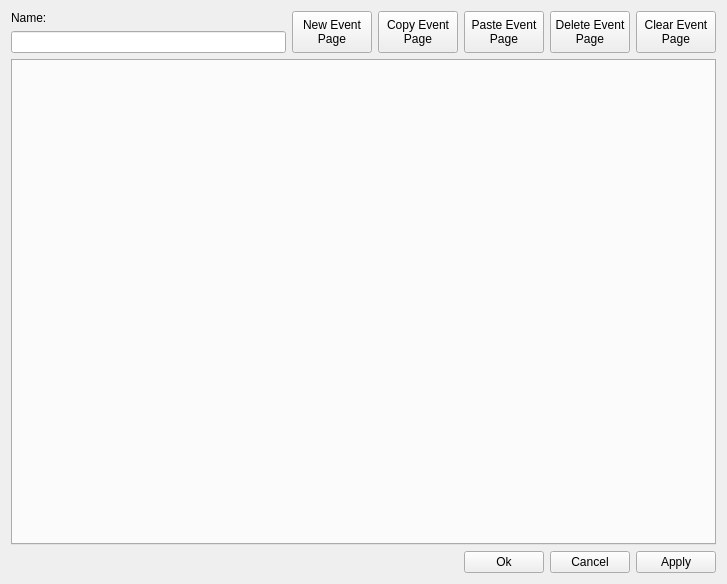
<?xml version="1.0" encoding="UTF-8"?>
<ui version="4.0">
 <class>EventDialog</class>
 <widget class="QWidget" name="EventDialog">
  <property name="windowModality">
   <enum>Qt::ApplicationModal</enum>
  </property>
  <property name="geometry">
   <rect>
    <x>0</x>
    <y>0</y>
    <width>727</width>
    <height>584</height>
   </rect>
  </property>
  <property name="windowTitle">
   <string>YaRXP - Event</string>
  </property>
  <layout class="QGridLayout" name="gridLayout_2">
   <item row="0" column="0">
    <layout class="QVBoxLayout" name="verticalLayout">
     <item>
      <layout class="QGridLayout" name="gridLayout">
       <item row="3" column="1" colspan="5">
        <layout class="QGridLayout" name="gridLayout_3">
         <item row="0" column="1">
          <widget class="QPushButton" name="button_ok">
           <property name="text">
            <string>Ok</string>
           </property>
          </widget>
         </item>
         <item row="0" column="2">
          <widget class="QPushButton" name="button_cancel">
           <property name="text">
            <string>Cancel</string>
           </property>
          </widget>
         </item>
         <item row="0" column="3">
          <widget class="QPushButton" name="button_apply">
           <property name="text">
            <string>Apply</string>
           </property>
          </widget>
         </item>
         <item row="0" column="0">
          <spacer name="horizontalSpacer">
           <property name="orientation">
            <enum>Qt::Horizontal</enum>
           </property>
           <property name="sizeHint" stdset="0">
            <size>
             <width>40</width>
             <height>20</height>
            </size>
           </property>
          </spacer>
         </item>
        </layout>
       </item>
       <item row="0" column="1" rowspan="2">
        <widget class="QPushButton" name="button_new">
         <property name="sizePolicy">
          <sizepolicy hsizetype="Minimum" vsizetype="Minimum">
           <horstretch>0</horstretch>
           <verstretch>0</verstretch>
          </sizepolicy>
         </property>
         <property name="text">
          <string>New Event
Page</string>
         </property>
        </widget>
       </item>
       <item row="0" column="2" rowspan="2">
        <widget class="QPushButton" name="button_copy">
         <property name="sizePolicy">
          <sizepolicy hsizetype="Minimum" vsizetype="Minimum">
           <horstretch>0</horstretch>
           <verstretch>0</verstretch>
          </sizepolicy>
         </property>
         <property name="text">
          <string>Copy Event
Page</string>
         </property>
        </widget>
       </item>
       <item row="2" column="0" colspan="6">
        <widget class="QTabWidget" name="tab_widget">
         <property name="sizePolicy">
          <sizepolicy hsizetype="Expanding" vsizetype="Minimum">
           <horstretch>0</horstretch>
           <verstretch>0</verstretch>
          </sizepolicy>
         </property>
         <property name="currentIndex">
          <number>-1</number>
         </property>
        </widget>
       </item>
       <item row="1" column="0">
        <widget class="QLineEdit" name="label_event_name">
         <property name="sizePolicy">
          <sizepolicy hsizetype="Expanding" vsizetype="Minimum">
           <horstretch>0</horstretch>
           <verstretch>0</verstretch>
          </sizepolicy>
         </property>
        </widget>
       </item>
       <item row="0" column="4" rowspan="2">
        <widget class="QPushButton" name="button_delete">
         <property name="sizePolicy">
          <sizepolicy hsizetype="Minimum" vsizetype="Minimum">
           <horstretch>0</horstretch>
           <verstretch>0</verstretch>
          </sizepolicy>
         </property>
         <property name="text">
          <string>Delete Event
Page</string>
         </property>
        </widget>
       </item>
       <item row="0" column="3" rowspan="2">
        <widget class="QPushButton" name="button_paste">
         <property name="sizePolicy">
          <sizepolicy hsizetype="Minimum" vsizetype="Minimum">
           <horstretch>0</horstretch>
           <verstretch>0</verstretch>
          </sizepolicy>
         </property>
         <property name="text">
          <string>Paste Event
Page</string>
         </property>
        </widget>
       </item>
       <item row="0" column="0">
        <widget class="QLabel" name="label">
         <property name="sizePolicy">
          <sizepolicy hsizetype="Preferred" vsizetype="Minimum">
           <horstretch>0</horstretch>
           <verstretch>0</verstretch>
          </sizepolicy>
         </property>
         <property name="text">
          <string>Name:</string>
         </property>
        </widget>
       </item>
       <item row="0" column="5" rowspan="2">
        <widget class="QPushButton" name="button_clear">
         <property name="sizePolicy">
          <sizepolicy hsizetype="Minimum" vsizetype="Minimum">
           <horstretch>0</horstretch>
           <verstretch>0</verstretch>
          </sizepolicy>
         </property>
         <property name="text">
          <string>Clear Event
Page</string>
         </property>
        </widget>
       </item>
       <item row="2" column="6">
        <spacer name="verticalSpacer_2">
         <property name="orientation">
          <enum>Qt::Vertical</enum>
         </property>
         <property name="sizeHint" stdset="0">
          <size>
           <width>0</width>
           <height>40</height>
          </size>
         </property>
        </spacer>
       </item>
      </layout>
     </item>
    </layout>
   </item>
  </layout>
 </widget>
 <resources/>
 <connections/>
</ui>
